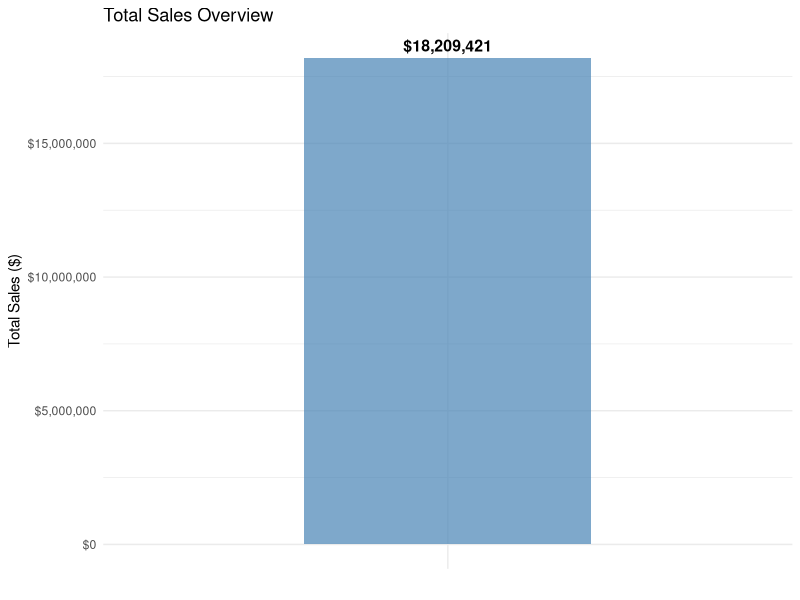
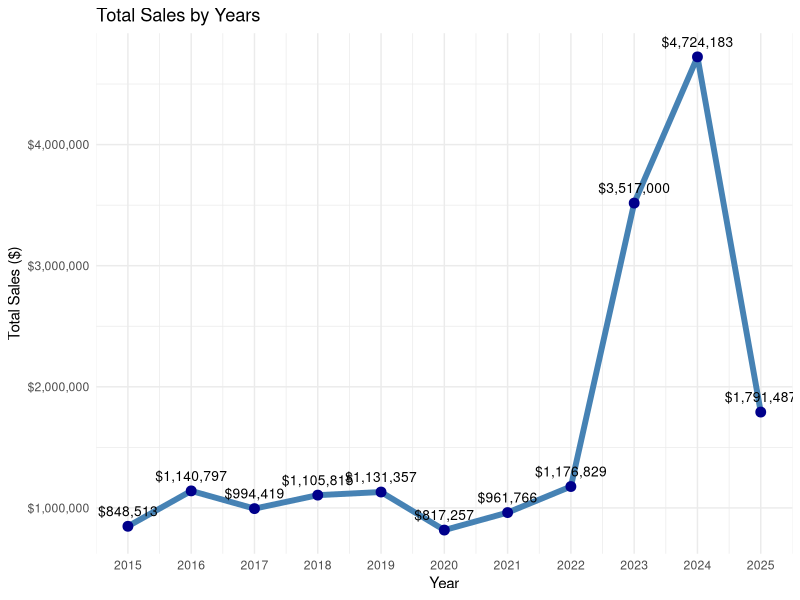
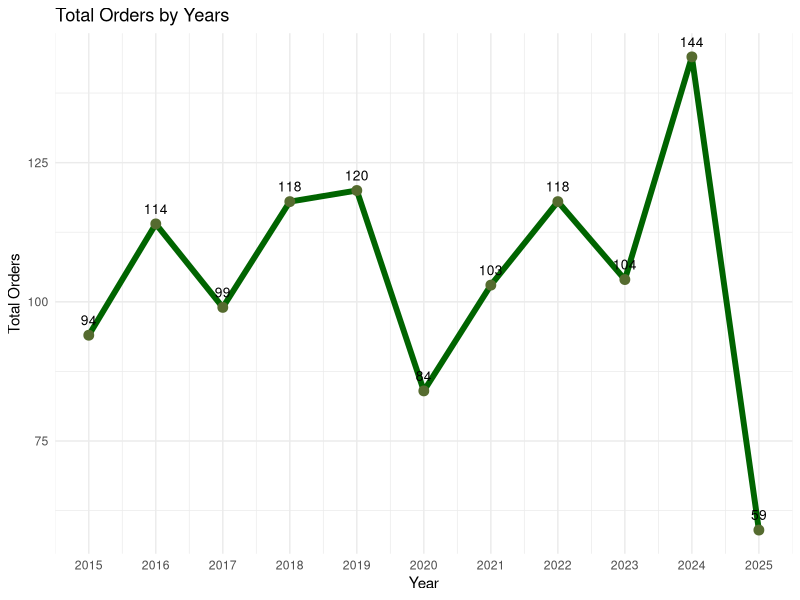
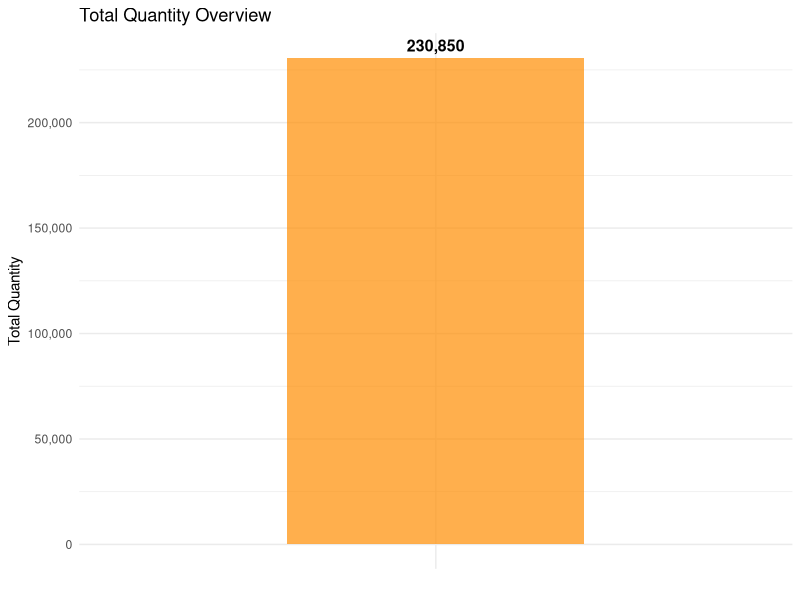
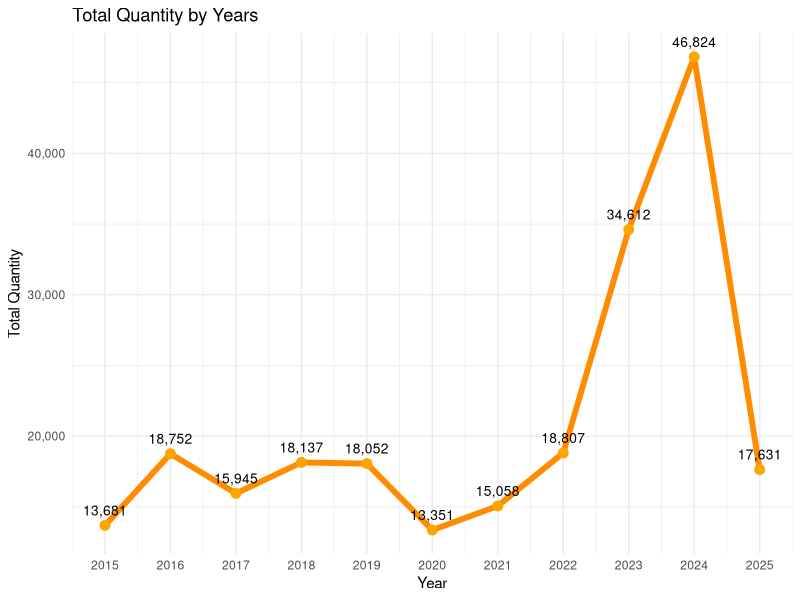
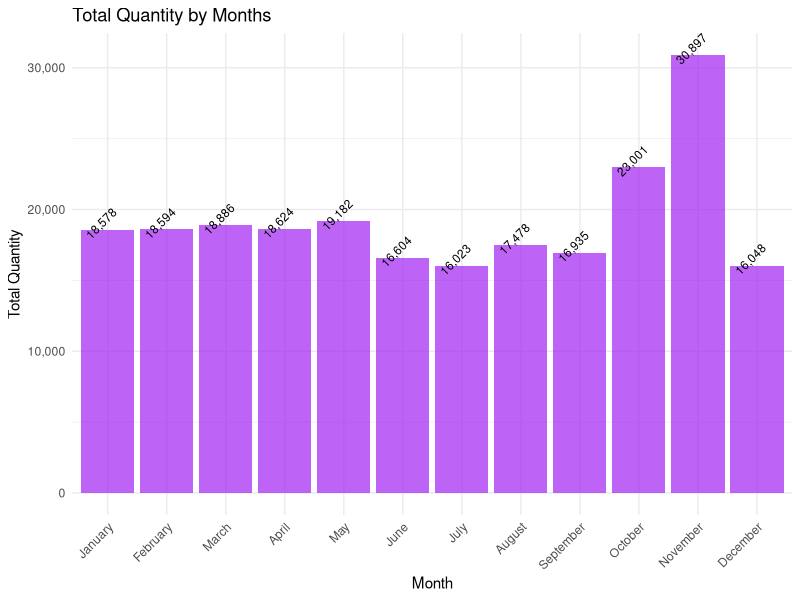
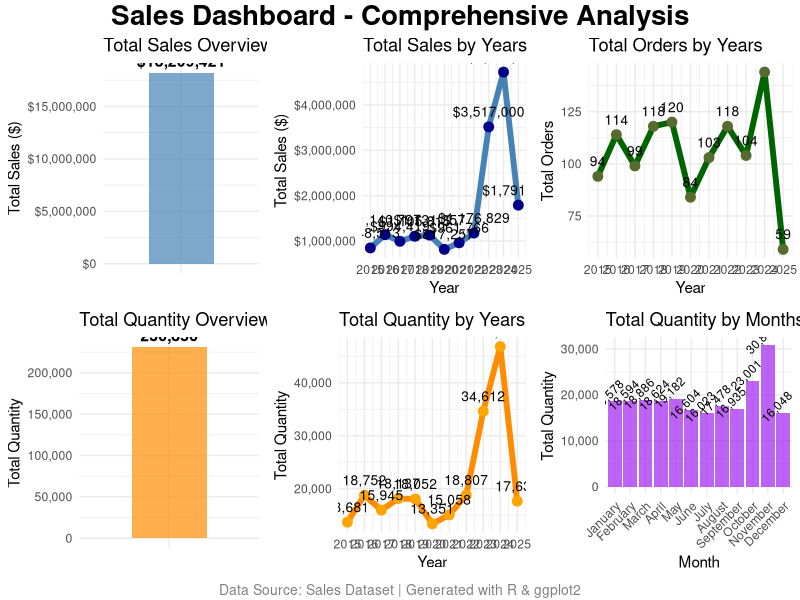

The R script that drew these images, in order:
## ---- chunk 1
knitr::opts_chunk$set(echo = TRUE, warning = FALSE, message = FALSE, 
                      fig.width = 10, fig.height = 6, fig.align = "center")
## ---- chunk 2
# Load required libraries
library(ggplot2)
library(dplyr)
library(lubridate)
library(scales)
library(gridExtra)
library(grid)

# Set theme for white background plots
theme_set(theme_minimal() + 
          theme(panel.background = element_rect(fill = "white", color = NA),
                plot.background = element_rect(fill = "white", color = NA)))
## ---- chunk 3
# Load the dataset
sales_data <- read.csv("sales-dataset/sales.csv")

# Display basic information about the dataset
cat("Dataset Information:\n")
cat("Shape:", nrow(sales_data), "rows,", ncol(sales_data), "columns\n")
cat("Column names:", paste(names(sales_data), collapse = ", "), "\n")
## ---- chunk 4
# Display first few rows
head(sales_data, 10)
## ---- chunk 5
# Data summary
summary(sales_data)
## ---- chunk 6
# Check for missing values
missing_values <- colSums(is.na(sales_data))
cat("Missing values per column:\n")
print(missing_values)
## ---- chunk 7
# Convert ORDERDATE to proper date format
sales_data$ORDERDATE <- as.Date(sales_data$ORDERDATE, format = "%m/%d/%Y")

# Extract additional date components
sales_data$Year <- year(sales_data$ORDERDATE)
sales_data$Month <- month(sales_data$ORDERDATE)
sales_data$Month_Name <- month.name[sales_data$Month]

# Ensure numeric columns are properly formatted
sales_data$SALES <- as.numeric(sales_data$SALES)
sales_data$QUANTITYORDERED <- as.numeric(sales_data$QUANTITYORDERED)
sales_data$PRICEEACH <- as.numeric(sales_data$PRICEEACH)

cat("After date processing:\n")
cat("Date range:", min(sales_data$ORDERDATE), "to", max(sales_data$ORDERDATE), "\n")
cat("Years covered:", paste(unique(sales_data$Year), collapse = ", "), "\n")
## ---- chunk 8
# Check data types
cat("Data types:\n")
str(sales_data)

# Check for any remaining missing values
cat("\nMissing values after processing:\n")
missing_after <- colSums(is.na(sales_data))
print(missing_after)
## ---- chunk 9
# Calculate total sales
total_sales <- sum(sales_data$SALES, na.rm = TRUE)

# Create total sales visualization
p1 <- ggplot(data.frame(metric = "Total Sales", value = total_sales), 
             aes(x = metric, y = value)) +
  geom_bar(stat = "identity", fill = "steelblue", alpha = 0.7, width = 0.5) +
  geom_text(aes(label = dollar_format()(value)), 
            vjust = -0.5, size = 4, fontface = "bold") +
  labs(title = "Total Sales Overview", 
       x = "", 
       y = "Total Sales ($)") +
  theme_minimal() +
  theme(panel.background = element_rect(fill = "white", color = NA),
        plot.background = element_rect(fill = "white", color = NA),
        axis.text.x = element_blank(),
        axis.ticks.x = element_blank()) +
  scale_y_continuous(labels = dollar_format())

print(p1)

cat("Total Sales:", dollar_format()(total_sales), "\n")
## ---- chunk 10
# Calculate sales by year
sales_by_year <- sales_data %>%
  group_by(Year) %>%
  summarise(Total_Sales = sum(SALES, na.rm = TRUE), .groups = 'drop')

# Create sales by years visualization
p2 <- ggplot(sales_by_year, aes(x = Year, y = Total_Sales)) +
  geom_line(color = "steelblue", linewidth = 2) +
  geom_point(color = "darkblue", size = 3) +
  geom_text(aes(label = dollar_format()(Total_Sales)), 
            vjust = -1, size = 3.5) +
  labs(title = "Total Sales by Years", 
       x = "Year", 
       y = "Total Sales ($)") +
  theme_minimal() +
  theme(panel.background = element_rect(fill = "white", color = NA),
        plot.background = element_rect(fill = "white", color = NA)) +
  scale_y_continuous(labels = dollar_format()) +
  scale_x_continuous(breaks = unique(sales_by_year$Year))

print(p2)

# Display sales by year data
print(sales_by_year)
## ---- chunk 11
# Calculate orders by year
orders_by_year <- sales_data %>%
  group_by(Year) %>%
  summarise(Total_Orders = n_distinct(ORDERNUMBER), .groups = 'drop')

# Create orders by years visualization
p3 <- ggplot(orders_by_year, aes(x = Year, y = Total_Orders)) +
  geom_line(color = "darkgreen", linewidth = 2) +
  geom_point(color = "darkolivegreen", size = 3) +
  geom_text(aes(label = comma_format()(Total_Orders)), 
            vjust = -1, size = 3.5) +
  labs(title = "Total Orders by Years", 
       x = "Year", 
       y = "Total Orders") +
  theme_minimal() +
  theme(panel.background = element_rect(fill = "white", color = NA),
        plot.background = element_rect(fill = "white", color = NA)) +
  scale_y_continuous(labels = comma_format()) +
  scale_x_continuous(breaks = unique(orders_by_year$Year))

print(p3)

# Display orders by year data
print(orders_by_year)
## ---- chunk 12
# Calculate total quantity
total_quantity <- sum(sales_data$QUANTITYORDERED, na.rm = TRUE)

# Create total quantity visualization
p4 <- ggplot(data.frame(metric = "Total Quantity", value = total_quantity), 
             aes(x = metric, y = value)) +
  geom_bar(stat = "identity", fill = "darkorange", alpha = 0.7, width = 0.5) +
  geom_text(aes(label = comma_format()(value)), 
            vjust = -0.5, size = 4, fontface = "bold") +
  labs(title = "Total Quantity Overview", 
       x = "", 
       y = "Total Quantity") +
  theme_minimal() +
  theme(panel.background = element_rect(fill = "white", color = NA),
        plot.background = element_rect(fill = "white", color = NA),
        axis.text.x = element_blank(),
        axis.ticks.x = element_blank()) +
  scale_y_continuous(labels = comma_format())

print(p4)

cat("Total Quantity:", total_quantity, "\n")
## ---- chunk 13
# Calculate quantity by year
quantity_by_year <- sales_data %>%
  group_by(Year) %>%
  summarise(Total_Quantity = sum(QUANTITYORDERED, na.rm = TRUE), .groups = 'drop')

# Create quantity by years visualization
p5 <- ggplot(quantity_by_year, aes(x = Year, y = Total_Quantity)) +
  geom_line(color = "darkorange", linewidth = 2) +
  geom_point(color = "orange", size = 3) +
  geom_text(aes(label = comma_format()(Total_Quantity)), 
            vjust = -1, size = 3.5) +
  labs(title = "Total Quantity by Years", 
       x = "Year", 
       y = "Total Quantity") +
  theme_minimal() +
  theme(panel.background = element_rect(fill = "white", color = NA),
        plot.background = element_rect(fill = "white", color = NA)) +
  scale_y_continuous(labels = comma_format()) +
  scale_x_continuous(breaks = unique(quantity_by_year$Year))

print(p5)

# Display quantity by year data
print(quantity_by_year)
## ---- chunk 14
# Calculate quantity by month
quantity_by_month <- sales_data %>%
  group_by(Month_Name) %>%
  summarise(Total_Quantity = sum(QUANTITYORDERED, na.rm = TRUE), .groups = 'drop') %>%
  mutate(Month_Name = factor(Month_Name, levels = month.name))

# Create quantity by months visualization
p6 <- ggplot(quantity_by_month, aes(x = Month_Name, y = Total_Quantity)) +
  geom_bar(stat = "identity", fill = "purple", alpha = 0.7) +
  geom_text(aes(label = comma_format()(Total_Quantity)), 
            vjust = -0.5, size = 3, angle = 45) +
  labs(title = "Total Quantity by Months", 
       x = "Month", 
       y = "Total Quantity") +
  theme_minimal() +
  theme(panel.background = element_rect(fill = "white", color = NA),
        plot.background = element_rect(fill = "white", color = NA),
        axis.text.x = element_text(angle = 45, hjust = 1)) +
  scale_y_continuous(labels = comma_format())

print(p6)

# Display quantity by month data
print(quantity_by_month)
## ---- chunk 15
# Calculate key performance indicators
cat("=== KEY PERFORMANCE INDICATORS ===\n")
cat("Total Sales:", dollar_format()(total_sales), "\n")
cat("Total Quantity:", total_quantity, "\n")
## ---- chunk 16
cat("\n=== YEAR-OVER-YEAR ANALYSIS ===\n")
for (i in 1:nrow(sales_by_year)) {
  year <- sales_by_year$Year[i]
  sales <- sales_by_year$Total_Sales[i]
  orders <- orders_by_year$Total_Orders[i]
  quantity <- quantity_by_year$Total_Quantity[i]
  
  cat("Year", year, ":\n")
  cat("  - Sales:", dollar_format()(sales), "\n")
  cat("  - Orders:", orders, "\n")
  cat("  - Quantity:", quantity, "\n")
  cat("\n")
}
## ---- chunk 17
cat("=== MONTHLY QUANTITY PATTERNS ===\n")
for (i in 1:nrow(quantity_by_month)) {
  month <- quantity_by_month$Month_Name[i]
  quantity <- quantity_by_month$Total_Quantity[i]
  cat("-", month, ":", quantity, "units\n")
}
## ---- chunk 18
# Create a combined dashboard layout
combined_dashboard <- grid.arrange(
  p1, p2, p3,  # Top row: Total Sales, Sales by Years, Orders by Years
  p4, p5, p6,  # Bottom row: Total Quantity, Quantity by Years, Quantity by Months
  ncol = 3,
  nrow = 2,
  top = textGrob("Sales Dashboard - Comprehensive Analysis", 
                 gp = gpar(fontsize = 20, fontface = "bold")),
  bottom = textGrob("Data Source: Sales Dataset | Generated with R & ggplot2", 
                    gp = gpar(fontsize = 10, col = "gray50"))
)

print(combined_dashboard)
